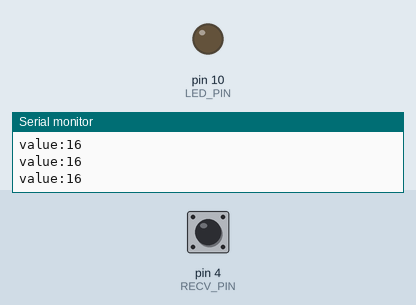
The sketch below on a simulated Arduino Uno, built with avr-gcc and run on an emulated ATmega328P. On the bench: output pins drawn as LEDs (lit = HIGH), the last lines printed to the serial monitor. The test bench sets the inputs (shaded band); at power-on: pin 4 (RECV_PIN) HIGH.

Above: at 1.2 s.
1.3 s: pin 4 (RECV_PIN) pulled LOW for 0.15 s
At 1.38 s:
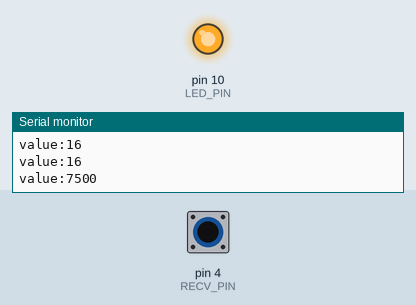
2.9 s: pin 4 (RECV_PIN) pulled LOW for 3.2 s
At 7.5 s:
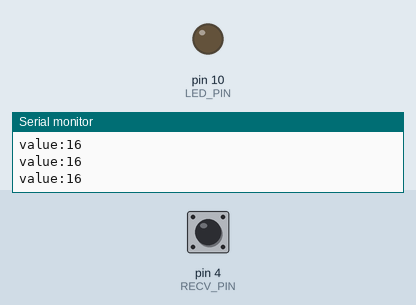
Timing chart, 0 to 9.0 s (numbered marks = the images above; inputs shaded):
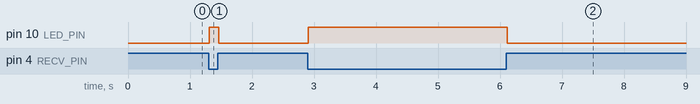

Measured:
- after the input at 1.3 s, pin 10 (LED_PIN): LOW → HIGH at once, → LOW 0.15 s later
- after the input at 2.9 s, pin 10 (LED_PIN): LOW → HIGH at once, → LOW 3.2 s later

The sketch:

touch_sensor.ino
```cpp
/**
 * Implementation of project n. 13 into the starter kit.
 * The equivalent circuit of the experiment is the following:
 *
 *     send-pin ---------- R ----------- receive-pin
 *                 |              |
 *                Vin             C
 *                 |              |
 *                GND            GND
 *
 * The capacitor is formed, on one end, by the
 * metal foil. On the other end there is our hand
 * (or finger, or any object that gets close to the
 * foil). The CapacitiveSensor library changes the send
 * pin from low to high and measures the charge time,
 * i.e. it measures the time the receive-pin takes to
 * reach the same voltage as the send pin. It simply
 * increments one variable at each loop and returns it.
 * So it returns an integer that is proportional to the
 * charge time, but the unit of that integer is
 * completely arbitrary.
 *
 * Video of my implementation: https://www.youtube.com/watch?v=-WlKmOLo8Bo
 *
 * Author: Michele De Stefano
 */
#include <CapacitiveSensor.h>

static uint8_t const  SEND_PIN = 3;
static uint8_t const  RECV_PIN = 4;
static uint8_t const  LED_PIN = 10;
static uint8_t const  NUM_SAMPLES = 50;
// Change this threshold according to your needs
static long const     THRESHOLD = 50;

static CapacitiveSensor sensor(SEND_PIN, RECV_PIN);

void setup() {
  Serial.begin(9600);
  pinMode(LED_PIN, OUTPUT);
}

void loop() {
  long const value = sensor.capacitiveSensor(NUM_SAMPLES);
  Serial.print("value:");
  Serial.println(value);
  uint8_t const led_value = (value > THRESHOLD) ? HIGH : LOW;
  digitalWrite(LED_PIN, led_value);
}
```
